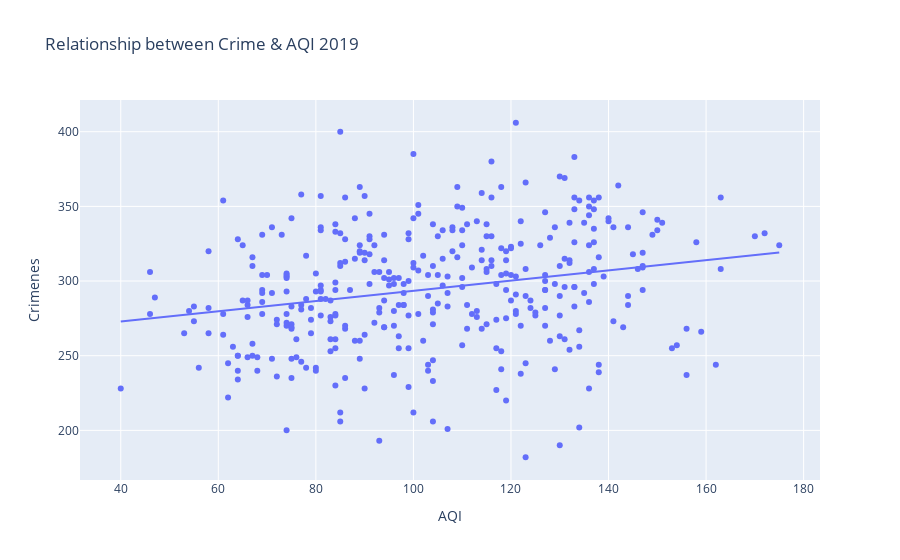

The notebook cell this image was saved under:
### Code cell
import plotly.express as px
figure = px.scatter(data_frame = df_all_2019, x="AQI",
                    y="Crimenes", 
                    trendline="ols", 
                    title="Relationship between Crime & AQI 2019")
figure.show()

### Figure 1 — Plotly figure (JSON) as saved in the notebook; plotly's stock layout.template omitted (floating-point values rounded to 4 significant figures; data arrays with more than 128 entries replaced by an {"elided": "..."} marker saying what was removed)
{"data": [{"hovertemplate": "AQI=%{x}<br>Crimenes=%{y}<extra></extra>", "legendgroup": "", "marker": {"color": "#636efa", "symbol": "circle"}, "mode": "markers", "name": "", "orientation": "v", "showlegend": false, "type": "scatter", "x": {"elided": "365 int values"}, "xaxis": "x", "y": {"elided": "365 int values"}, "yaxis": "y"}, {"hovertemplate": "<b>OLS trendline</b><br>Crimenes = 0.342247 * AQI + 259.149<br>R<sup>2</sup>=0.056837<br><br>AQI=%{x}<br>Crimenes=%{y} <b>(trend)</b><extra></extra>", "legendgroup": "", "marker": {"color": "#636efa", "symbol": "circle"}, "mode": "lines", "name": "", "showlegend": false, "type": "scatter", "x": {"elided": "365 int values"}, "xaxis": "x", "y": {"elided": "365 float values"}, "yaxis": "y"}], "layout": {"autosize": true, "legend": {"tracegroupgap": 0}, "title": {"text": "Relationship between Crime & AQI 2019"}, "xaxis": {"anchor": "y", "autorange": true, "domain": [0, 1], "range": [31.96, 183.0], "title": {"text": "AQI"}, "type": "linear"}, "yaxis": {"anchor": "x", "autorange": true, "domain": [0, 1], "range": [163.5, 424.5], "title": {"text": "Crimenes"}, "type": "linear"}}}
